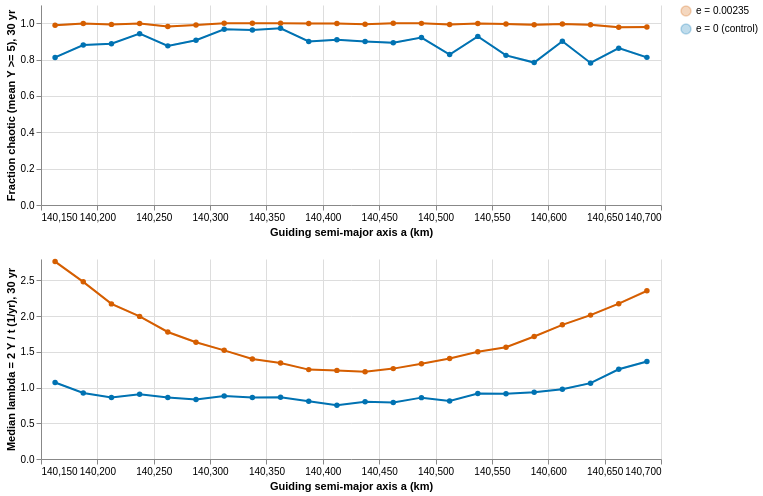

Here is the Vega-Lite specification saved for this chart:
### Vega-Lite specification from a JSON file in a GitHub repository (floating-point values rounded to 4 significant figures)
{"$schema": "https://vega.github.io/schema/vega-lite/v5.20.1.json", "config": {"view": {"continuousHeight": 300, "continuousWidth": 300, "strokeWidth": 0}}, "datasets": {"data-6f23c61876b50db6e630f975b0e93338": [{"a": 140200.0, "hi": 2.785, "lo": 2.747, "orbits": "e = 0.00235", "value": 2.764}, {"a": 140200.0, "hi": 2.494, "lo": 2.468, "orbits": "e = 0.00235", "value": 2.48}, {"a": 140200.0, "hi": 2.186, "lo": 2.156, "orbits": "e = 0.00235", "value": 2.172}, {"a": 140200.0, "hi": 2.008, "lo": 1.985, "orbits": "e = 0.00235", "value": 1.997}, {"a": 140300.0, "hi": 1.789, "lo": 1.762, "orbits": "e = 0.00235", "value": 1.778}, {"a": 140300.0, "hi": 1.644, "lo": 1.622, "orbits": "e = 0.00235", "value": 1.634}, {"a": 140300.0, "hi": 1.532, "lo": 1.513, "orbits": "e = 0.00235", "value": 1.521}, {"a": 140300.0, "hi": 1.409, "lo": 1.391, "orbits": "e = 0.00235", "value": 1.399}, {"a": 140400.0, "hi": 1.352, "lo": 1.337, "orbits": "e = 0.00235", "value": 1.343}, {"a": 140400.0, "hi": 1.259, "lo": 1.241, "orbits": "e = 0.00235", "value": 1.251}, {"a": 140400.0, "hi": 1.247, "lo": 1.232, "orbits": "e = 0.00235", "value": 1.241}, {"a": 140400.0, "hi": 1.23, "lo": 1.217, "orbits": "e = 0.00235", "value": 1.222}, {"a": 140500.0, "hi": 1.27, "lo": 1.26, "orbits": "e = 0.00235", "value": 1.265}, {"a": 140500.0, "hi": 1.337, "lo": 1.324, "orbits": "e = 0.00235", "value": 1.332}, {"a": 140500.0, "hi": 1.412, "lo": 1.4, "orbits": "e = 0.00235", "value": 1.407}, {"a": 140500.0, "hi": 1.508, "lo": 1.495, "orbits": "e = 0.00235", "value": 1.502}, {"a": 140600.0, "hi": 1.575, "lo": 1.556, "orbits": "e = 0.00235", "value": 1.565}, {"a": 140600.0, "hi": 1.725, "lo": 1.706, "orbits": "e = 0.00235", "value": 1.715}, {"a": 140600.0, "hi": 1.888, "lo": 1.867, "orbits": "e = 0.00235", "value": 1.879}, {"a": 140600.0, "hi": 2.03, "lo": 2.002, "orbits": "e = 0.00235", "value": 2.014}, {"a": 140700.0, "hi": 2.188, "lo": 2.161, "orbits": "e = 0.00235", "value": 2.175}, {"a": 140700.0, "hi": 2.376, "lo": 2.334, "orbits": "e = 0.00235", "value": 2.354}, {"a": 140200.0, "hi": 1.085, "lo": 1.059, "orbits": "e = 0 (control)", "value": 1.071}, {"a": 140200.0, "hi": 0.9317, "lo": 0.9169, "orbits": "e = 0 (control)", "value": 0.924}, {"a": 140200.0, "hi": 0.8708, "lo": 0.8529, "orbits": "e = 0 (control)", "value": 0.8607}, {"a": 140200.0, "hi": 0.914, "lo": 0.9027, "orbits": "e = 0 (control)", "value": 0.9078}, {"a": 140300.0, "hi": 0.8687, "lo": 0.8558, "orbits": "e = 0 (control)", "value": 0.8608}, {"a": 140300.0, "hi": 0.839, "lo": 0.8276, "orbits": "e = 0 (control)", "value": 0.8344}, {"a": 140300.0, "hi": 0.8889, "lo": 0.8768, "orbits": "e = 0 (control)", "value": 0.8817}, {"a": 140300.0, "hi": 0.8669, "lo": 0.8571, "orbits": "e = 0 (control)", "value": 0.8614}, {"a": 140400.0, "hi": 0.8691, "lo": 0.8596, "orbits": "e = 0 (control)", "value": 0.8645}, {"a": 140400.0, "hi": 0.8134, "lo": 0.8024, "orbits": "e = 0 (control)", "value": 0.8076}, {"a": 140400.0, "hi": 0.7606, "lo": 0.7472, "orbits": "e = 0 (control)", "value": 0.7525}, {"a": 140400.0, "hi": 0.8057, "lo": 0.7953, "orbits": "e = 0 (control)", "value": 0.8004}, {"a": 140500.0, "hi": 0.7961, "lo": 0.7834, "orbits": "e = 0 (control)", "value": 0.7918}, {"a": 140500.0, "hi": 0.8638, "lo": 0.8535, "orbits": "e = 0 (control)", "value": 0.8591}, {"a": 140500.0, "hi": 0.8202, "lo": 0.806, "orbits": "e = 0 (control)", "value": 0.8126}, {"a": 140500.0, "hi": 0.925, "lo": 0.9112, "orbits": "e = 0 (control)", "value": 0.9174}, {"a": 140600.0, "hi": 0.9198, "lo": 0.9068, "orbits": "e = 0 (control)", "value": 0.9127}, {"a": 140600.0, "hi": 0.9427, "lo": 0.923, "orbits": "e = 0 (control)", "value": 0.9332}, {"a": 140600.0, "hi": 0.9898, "lo": 0.969, "orbits": "e = 0 (control)", "value": 0.9768}, {"a": 140600.0, "hi": 1.074, "lo": 1.049, "orbits": "e = 0 (control)", "value": 1.062}, {"a": 140700.0, "hi": 1.269, "lo": 1.243, "orbits": "e = 0 (control)", "value": 1.256}, {"a": 140700.0, "hi": 1.376, "lo": 1.347, "orbits": "e = 0 (control)", "value": 1.365}], "data-d2b2fa98704acd0e86b54a2d285ec484": [{"a": 140200.0, "hi": 0.9947, "lo": 0.9833, "orbits": "e = 0.00235", "value": 0.989}, {"a": 140200.0, "hi": 1.002, "lo": 0.9932, "orbits": "e = 0.00235", "value": 0.9978}, {"a": 140200.0, "hi": 0.998, "lo": 0.9888, "orbits": "e = 0.00235", "value": 0.9934}, {"a": 140200.0, "hi": 1.002, "lo": 0.9955, "orbits": "e = 0.00235", "value": 0.9988}, {"a": 140300.0, "hi": 0.9864, "lo": 0.9764, "orbits": "e = 0.00235", "value": 0.9814}, {"a": 140300.0, "hi": 0.994, "lo": 0.9852, "orbits": "e = 0.00235", "value": 0.9896}, {"a": 140300.0, "hi": 1.002, "lo": 0.9968, "orbits": "e = 0.00235", "value": 0.9994}, {"a": 140300.0, "hi": 1.002, "lo": 0.9969, "orbits": "e = 0.00235", "value": 0.9996}, {"a": 140400.0, "hi": 1.002, "lo": 0.9968, "orbits": "e = 0.00235", "value": 0.9992}, {"a": 140400.0, "hi": 1.003, "lo": 0.9945, "orbits": "e = 0.00235", "value": 0.9988}, {"a": 140400.0, "hi": 1.003, "lo": 0.9947, "orbits": "e = 0.00235", "value": 0.9988}, {"a": 140400.0, "hi": 0.9988, "lo": 0.99, "orbits": "e = 0.00235", "value": 0.9944}, {"a": 140500.0, "hi": 1.004, "lo": 0.9952, "orbits": "e = 0.00235", "value": 0.9996}, {"a": 140500.0, "hi": 1.003, "lo": 0.9952, "orbits": "e = 0.00235", "value": 0.999}, {"a": 140500.0, "hi": 0.9979, "lo": 0.9869, "orbits": "e = 0.00235", "value": 0.9924}, {"a": 140500.0, "hi": 1.002, "lo": 0.9951, "orbits": "e = 0.00235", "value": 0.9988}, {"a": 140600.0, "hi": 1.002, "lo": 0.9905, "orbits": "e = 0.00235", "value": 0.996}, {"a": 140600.0, "hi": 0.997, "lo": 0.985, "orbits": "e = 0.00235", "value": 0.991}, {"a": 140600.0, "hi": 0.9999, "lo": 0.9913, "orbits": "e = 0.00235", "value": 0.9956}, {"a": 140600.0, "hi": 0.9968, "lo": 0.9848, "orbits": "e = 0.00235", "value": 0.9908}, {"a": 140700.0, "hi": 0.9831, "lo": 0.9725, "orbits": "e = 0.00235", "value": 0.9778}, {"a": 140700.0, "hi": 0.9843, "lo": 0.9725, "orbits": "e = 0.00235", "value": 0.9784}, {"a": 140200.0, "hi": 0.8173, "lo": 0.8059, "orbits": "e = 0 (control)", "value": 0.8116}, {"a": 140200.0, "hi": 0.8844, "lo": 0.8752, "orbits": "e = 0 (control)", "value": 0.8798}, {"a": 140200.0, "hi": 0.8916, "lo": 0.8824, "orbits": "e = 0 (control)", "value": 0.887}, {"a": 140200.0, "hi": 0.9457, "lo": 0.9391, "orbits": "e = 0 (control)", "value": 0.9424}, {"a": 140300.0, "hi": 0.8802, "lo": 0.8702, "orbits": "e = 0 (control)", "value": 0.8752}, {"a": 140300.0, "hi": 0.9104, "lo": 0.9016, "orbits": "e = 0 (control)", "value": 0.906}, {"a": 140300.0, "hi": 0.9692, "lo": 0.964, "orbits": "e = 0 (control)", "value": 0.9666}, {"a": 140300.0, "hi": 0.9647, "lo": 0.9593, "orbits": "e = 0 (control)", "value": 0.962}, {"a": 140400.0, "hi": 0.9742, "lo": 0.9694, "orbits": "e = 0 (control)", "value": 0.9718}, {"a": 140400.0, "hi": 0.9041, "lo": 0.8955, "orbits": "e = 0 (control)", "value": 0.8998}, {"a": 140400.0, "hi": 0.9127, "lo": 0.9045, "orbits": "e = 0 (control)", "value": 0.9086}, {"a": 140400.0, "hi": 0.9038, "lo": 0.895, "orbits": "e = 0 (control)", "value": 0.8994}, {"a": 140500.0, "hi": 0.8962, "lo": 0.8874, "orbits": "e = 0 (control)", "value": 0.8918}, {"a": 140500.0, "hi": 0.9246, "lo": 0.917, "orbits": "e = 0 (control)", "value": 0.9208}, {"a": 140500.0, "hi": 0.8333, "lo": 0.8223, "orbits": "e = 0 (control)", "value": 0.8278}, {"a": 140500.0, "hi": 0.9311, "lo": 0.9237, "orbits": "e = 0 (control)", "value": 0.9274}, {"a": 140600.0, "hi": 0.8285, "lo": 0.8175, "orbits": "e = 0 (control)", "value": 0.823}, {"a": 140600.0, "hi": 0.7894, "lo": 0.7774, "orbits": "e = 0 (control)", "value": 0.7834}, {"a": 140600.0, "hi": 0.9049, "lo": 0.8963, "orbits": "e = 0 (control)", "value": 0.9006}, {"a": 140600.0, "hi": 0.7874, "lo": 0.7754, "orbits": "e = 0 (control)", "value": 0.7814}, {"a": 140700.0, "hi": 0.8679, "lo": 0.8573, "orbits": "e = 0 (control)", "value": 0.8626}, {"a": 140700.0, "hi": 0.8179, "lo": 0.8061, "orbits": "e = 0 (control)", "value": 0.812}]}, "vconcat": [{"data": {"name": "data-d2b2fa98704acd0e86b54a2d285ec484"}, "height": 200, "layer": [{"encoding": {"color": {"field": "orbits", "scale": {"domain": ["e = 0.00235", "e = 0 (control)"], "range": ["#D55E00", "#0072B2"]}, "title": null, "type": "nominal"}, "x": {"field": "a", "scale": {"domain": [140150, 140700], "nice": false}, "title": "Guiding semi-major axis a (km)", "type": "quantitative"}, "y": {"field": "lo", "title": "Fraction chaotic (mean Y >= 5), 30 yr", "type": "quantitative"}, "y2": {"field": "hi"}}, "mark": {"opacity": 0.25, "type": "errorband"}}, {"encoding": {"color": {"field": "orbits", "scale": {"domain": ["e = 0.00235", "e = 0 (control)"], "range": ["#D55E00", "#0072B2"]}, "title": null, "type": "nominal"}, "tooltip": [{"field": "a", "type": "quantitative"}, {"field": "orbits", "type": "nominal"}, {"field": "value", "type": "quantitative"}], "x": {"field": "a", "scale": {"domain": [140150, 140700], "nice": false}, "title": "Guiding semi-major axis a (km)", "type": "quantitative"}, "y": {"field": "value", "type": "quantitative"}}, "mark": {"point": true, "type": "line"}}], "width": 620}, {"data": {"name": "data-6f23c61876b50db6e630f975b0e93338"}, "height": 200, "layer": [{"encoding": {"color": {"field": "orbits", "scale": {"domain": ["e = 0.00235", "e = 0 (control)"], "range": ["#D55E00", "#0072B2"]}, "title": null, "type": "nominal"}, "x": {"field": "a", "scale": {"domain": [140150, 140700], "nice": false}, "title": "Guiding semi-major axis a (km)", "type": "quantitative"}, "y": {"field": "lo", "title": "Median lambda = 2 Y / t (1/yr), 30 yr", "type": "quantitative"}, "y2": {"field": "hi"}}, "mark": {"opacity": 0.25, "type": "errorband"}}, {"encoding": {"color": {"field": "orbits", "scale": {"domain": ["e = 0.00235", "e = 0 (control)"], "range": ["#D55E00", "#0072B2"]}, "title": null, "type": "nominal"}, "tooltip": [{"field": "a", "type": "quantitative"}, {"field": "orbits", "type": "nominal"}, {"field": "value", "type": "quantitative"}], "x": {"field": "a", "scale": {"domain": [140150, 140700], "nice": false}, "title": "Guiding semi-major axis a (km)", "type": "quantitative"}, "y": {"field": "value", "type": "quantitative"}}, "mark": {"point": true, "type": "line"}}], "width": 620}]}
